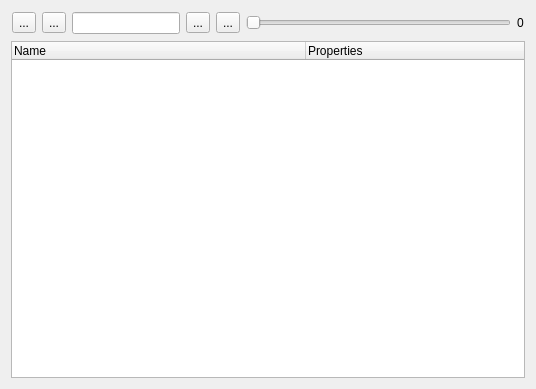
<?xml version="1.0" encoding="UTF-8"?>
<ui version="4.0">
 <class>Navigator</class>
 <widget class="QDialog" name="Navigator">
  <property name="geometry">
   <rect>
    <x>0</x>
    <y>0</y>
    <width>536</width>
    <height>389</height>
   </rect>
  </property>
  <property name="windowTitle">
   <string>Navigator</string>
  </property>
  <layout class="QGridLayout" name="gridLayout">
   <item row="3" column="0">
    <widget class="QTreeWidget" name="imageTree">
     <property name="headerHidden">
      <bool>false</bool>
     </property>
     <property name="columnCount">
      <number>2</number>
     </property>
     <attribute name="headerDefaultSectionSize">
      <number>294</number>
     </attribute>
     <column>
      <property name="text">
       <string>Name</string>
      </property>
     </column>
     <column>
      <property name="text">
       <string>Properties</string>
      </property>
     </column>
    </widget>
   </item>
   <item row="1" column="0">
    <widget class="QFrame" name="frame">
     <property name="enabled">
      <bool>true</bool>
     </property>
     <property name="frameShape">
      <enum>QFrame::NoFrame</enum>
     </property>
     <property name="frameShadow">
      <enum>QFrame::Plain</enum>
     </property>
     <property name="lineWidth">
      <number>0</number>
     </property>
     <layout class="QHBoxLayout" name="horizontalLayout">
      <property name="leftMargin">
       <number>1</number>
      </property>
      <property name="topMargin">
       <number>1</number>
      </property>
      <property name="rightMargin">
       <number>1</number>
      </property>
      <property name="bottomMargin">
       <number>1</number>
      </property>
      <item>
       <widget class="QToolButton" name="firstButton">
        <property name="text">
         <string>...</string>
        </property>
        <property name="icon">
         <iconset resource="VisionViewer.qrc">
          <normaloff>:/icon/Resources/first.ico</normaloff>:/icon/Resources/first.ico</iconset>
        </property>
       </widget>
      </item>
      <item>
       <widget class="QToolButton" name="prevButton">
        <property name="text">
         <string>...</string>
        </property>
        <property name="icon">
         <iconset resource="VisionViewer.qrc">
          <normaloff>:/icon/Resources/prev.ico</normaloff>:/icon/Resources/prev.ico</iconset>
        </property>
       </widget>
      </item>
      <item>
       <widget class="QLineEdit" name="imageNumEdit">
        <property name="enabled">
         <bool>true</bool>
        </property>
        <property name="sizePolicy">
         <sizepolicy hsizetype="Fixed" vsizetype="Fixed">
          <horstretch>0</horstretch>
          <verstretch>0</verstretch>
         </sizepolicy>
        </property>
        <property name="baseSize">
         <size>
          <width>0</width>
          <height>0</height>
         </size>
        </property>
       </widget>
      </item>
      <item>
       <widget class="QToolButton" name="nextButton">
        <property name="text">
         <string>...</string>
        </property>
        <property name="icon">
         <iconset resource="VisionViewer.qrc">
          <normaloff>:/icon/Resources/next.ico</normaloff>:/icon/Resources/next.ico</iconset>
        </property>
        <property name="popupMode">
         <enum>QToolButton::DelayedPopup</enum>
        </property>
       </widget>
      </item>
      <item>
       <widget class="QToolButton" name="lastButton">
        <property name="text">
         <string>...</string>
        </property>
        <property name="icon">
         <iconset resource="VisionViewer.qrc">
          <normaloff>:/icon/Resources/last.ico</normaloff>:/icon/Resources/last.ico</iconset>
        </property>
       </widget>
      </item>
      <item>
       <widget class="QSlider" name="imageNumSlider">
        <property name="minimum">
         <number>1</number>
        </property>
        <property name="maximum">
         <number>1</number>
        </property>
        <property name="tracking">
         <bool>true</bool>
        </property>
        <property name="orientation">
         <enum>Qt::Horizontal</enum>
        </property>
       </widget>
      </item>
      <item>
       <widget class="QLabel" name="imageTotallabel">
        <property name="text">
         <string>0</string>
        </property>
       </widget>
      </item>
     </layout>
    </widget>
   </item>
  </layout>
  <action name="actionNextImage">
   <property name="text">
    <string>nextImage</string>
   </property>
  </action>
 </widget>
 <resources>
  <include location="VisionViewer.qrc"/>
 </resources>
 <connections/>
</ui>
